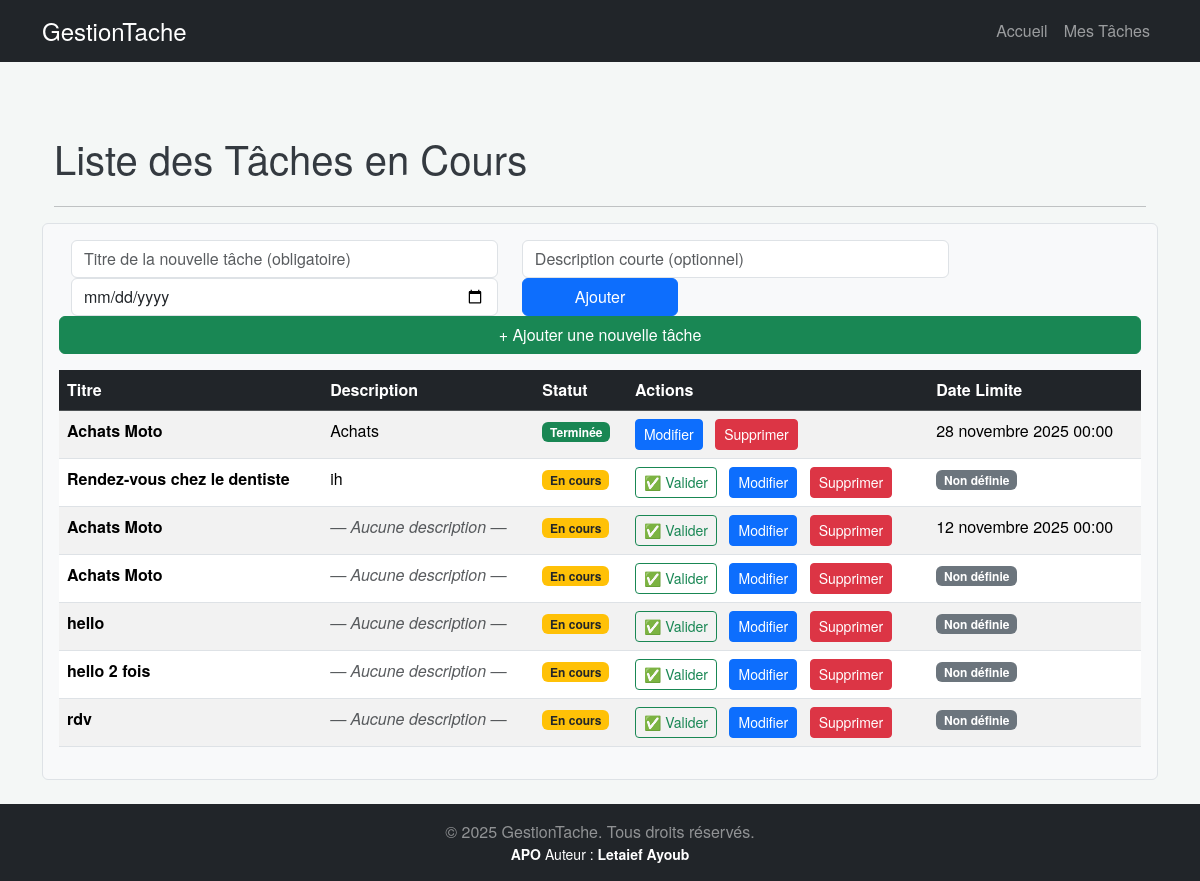
Before: /liste/ with the older database file.
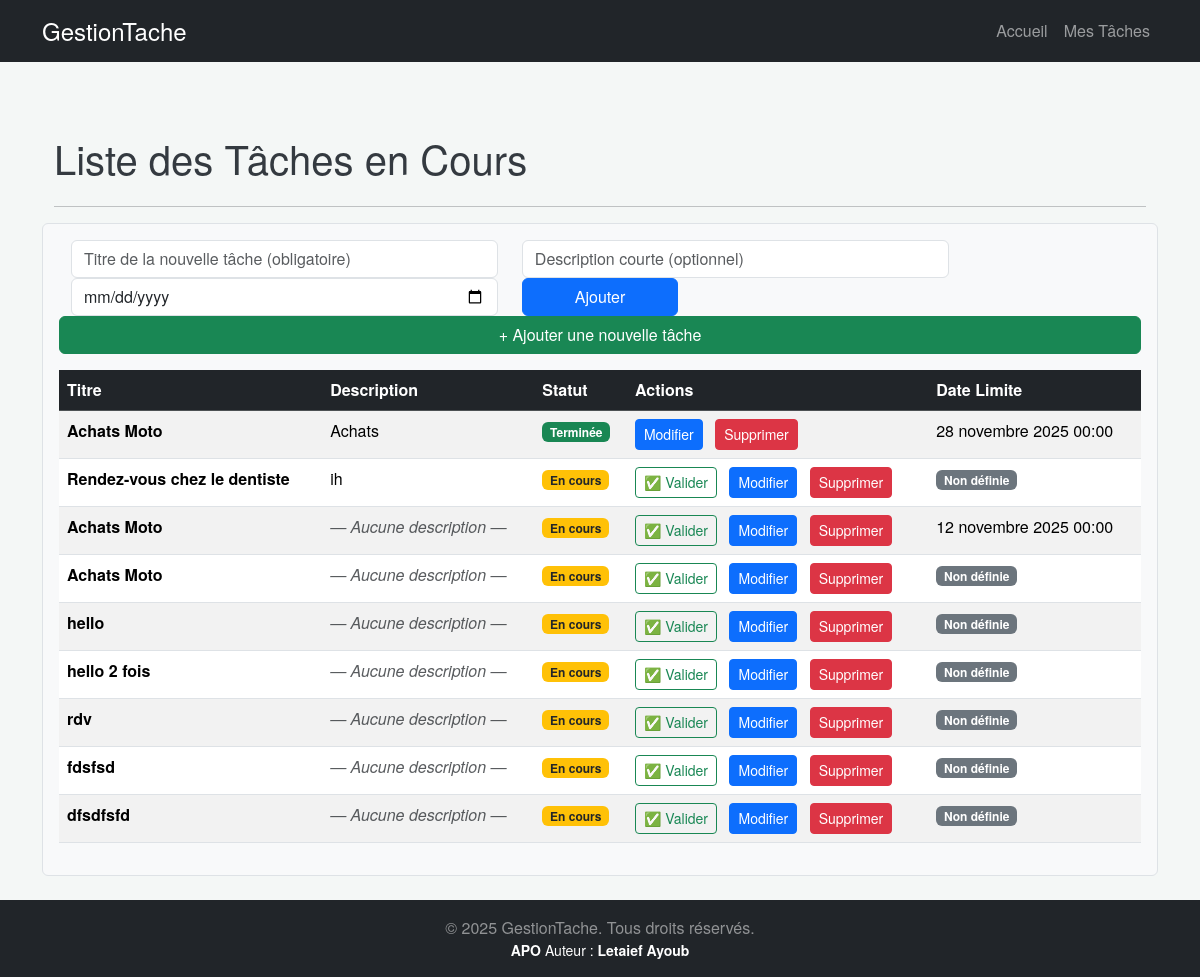
After: the same page with the newer database file.
### taches/models.py (models this page shows, shortened)
class Tache(models.Model):
    titre = models.CharField(max_length=200)
    description = models.TextField(blank=True, null=True) # Description facultative
    date_creation = models.DateTimeField(default=timezone.now)
    date_due = models.DateTimeField(blank=True, null=True) # Date limite facultative
    statut_en_cours = models.BooleanField(default=True)

### taches/views.py (the view)
# urls.py: path('liste/', views.liste_view, name='tache'),
def liste_view(request):
    taches_existantes= Tache.objects.all().order_by('date_creation')
    contexte = {'taches':taches_existantes}
    return render(
        request,
        'taches/tache.html',
        contexte)

### taches/templates/taches/tache.html (shortened to what this page needs)
{% extends 'taches/../../templates/base.html' %}
{% load static %}
{% block content %}
    <div class="container mt-5">
        <h1 class="mb-4"> Liste des Tâches en Cours</h1>
        <hr>
        <div class="row mb-4 bg-light p-3 border rounded">
            <div class="col-md-5">
                <input type="text" id="titre-tache-ajax" class="form-control" placeholder="Titre de la nouvelle tâche (obligatoire)">
            </div>
            <div class = "col-md-5">
                <input type="text" id="description-tache-ajax" class="form-control" placeholder="Description courte (optionnel)">
            </div>
            <div class = "col-md-5">
                <input type="date" id="due-date-ajax" class="form-control" placeholder="Date de fin de la tâche (optionnel)">
            </div>
            <div class="col-md-2">
                <button id="btn-add-ajax" class="btn btn-primary w-100">Ajouter</button>
            </div>
        <a href="{% url 'tache_creation' %}" class="btn btn-success mb-3">
            + Ajouter une nouvelle tâche
        </a>
        {% if taches %}
            <table id="table_taches" class="table table-striped table-hover">
                <thead class="table-dark">
                    <tr>
                        <th>Titre</th>
                        <th>Description</th>
                        <th>Statut</th>
                        <th>Actions</th>
                        <th>Date Limite</th>
                    </tr>
                </thead>
                <tbody id="tbody_taches">
                    {% for tache in taches %}
                        <tr>
                            <td>
                                <strong>{{ tache.titre }}</strong>
                            </td>
                            <td>
                                {% if tache.description %}
                                    {{ tache.description|truncatechars:50 }}
                                {% else %}
                                    <span class="text-muted fst-italic">— Aucune description —</span>
                                {% endif %}
                            </td>
                            <td>
                                {% if tache.statut_en_cours %}
                                    <span class="badge bg-warning text-dark">En cours</span>
                                {% else %}
                                    <span class="badge bg-success">Terminée</span>
                                {% endif %}
                            </td>
                            <td>
                                {% if tache.statut_en_cours %}
                                    <a href="{% url 'basculer_statut' pk=tache.pk %}"
                                       class="btn btn-sm btn-outline-success me-2"
                                       title="Valider la tâche"
                                       onclick="return confirm('Voulez-vous valider la tâche « {{ tache.titre|escapejs }} » ? Cette action est irréversible.');">
                                        ✅ Valider
                                    </a>
                                    <a href="{% url 'tache_modifier' pk=tache.pk %}" class="btn btn-sm btn-primary me-2">Modifier</a>
                                    <a href="{% url 'tache_supprimer' pk=tache.pk %}" class="btn btn-sm btn-danger">Supprimer</a>
                                {% else %}
                                    <a href="{% url 'tache_modifier' pk=tache.pk %}" class="btn btn-sm btn-primary me-2">Modifier</a>
                                    <a href="{% url 'tache_supprimer' pk=tache.pk %}" class="btn btn-sm btn-danger">Supprimer</a>
                                {% endif %}
                            </td>
                            <td>
                                {% if tache.date_due %}
                                    {{ tache.date_due }}
                                {% else %}
                                    <span class="badge bg-secondary">Non définie</span>
                                {% endif %}
                            </td>
                        </tr>
                    {% endfor %}
                </tbody>
            </table>
        {% else %}
            <div class="alert alert-info" role="alert">
                Aucune tâche n'est actuellement enregistrée.
            </div>
        {% endif %}
    </div>
{% endblock content %}

### taches/templates/base.html (shortened to what this page needs)
{% load static %}
<!DOCTYPE html>
<html lang="fr">
<head>
    <link rel="stylesheet" href="https://cdn.jsdelivr.net/npm/bootstrap@5.3.3/dist/css/bootstrap.min.css">
    <link rel="stylesheet" href="{% static '/css/taches.css' %}">
</head>
<body class="d-flex flex-column min-vh-100">
    <nav class="navbar navbar-expand-lg navbar-dark bg-dark">
      <div class="container">
        <a class="navbar-brand" href="{% url 'home' %}">
            <span class="fs-4"> GestionTache</span>
        </a>
        <div class="collapse navbar-collapse">
          <ul class="navbar-nav ms-auto">
            <li class="nav-item">
              <a class="nav-link" href="{% url 'home' %}">Accueil</a>
            </li>
            <li class="nav-item">
              <a class="nav-link" href="{% url 'tache' %}">Mes Tâches</a>
            </li>
          </ul>
        </div>
      </div>
    </nav>
    <main class="container mt-4 flex-grow-1">
        {% block content %}
        {% endblock %}
    </main>
    <footer class="footer mt-auto py-3 bg-dark text-white-50">
        <div class="container text-center">
            <p class="mb-0">
                &copy; 2025 GestionTache. Tous droits réservés.
            </p>
            <p class="text-white small mb-0">
                <strong>APO</strong>  Auteur : <strong>Letaief Ayoub</strong>
            </p>
        </div>
    </footer >
</body>
</html>

### taches/static/css/taches.css (style rules this page uses)
body { font-family: 'Helvetica Neue', Arial, sans-serif; background-color: #f4f7f6; }
h1 { font-weight: 300; margin-bottom: 25px; color: #343a40; }

Changed rows visible on the page:
added Tache: titre "fdsfsd", description "— Aucune description —", statut_en_cours "En cours", shows "Non définie"
added Tache: titre "dfsdfsfd", description "— Aucune description —", statut_en_cours "En cours", shows "Non définie"
